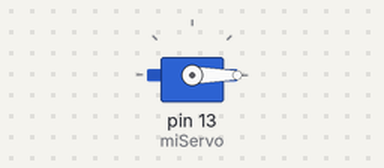
Recording of a sketch running on a simulated Arduino Uno, built with avr-gcc and run on an emulated ATmega328P. Parts: servo.

Above: at 0.15 s.
At 0.3 s:
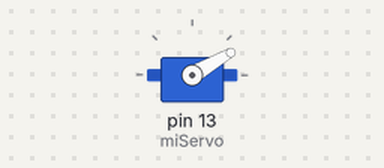
At 0.45 s:
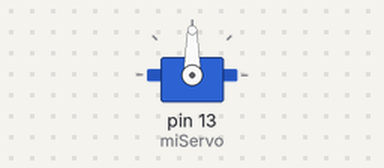
At 0.8 s:
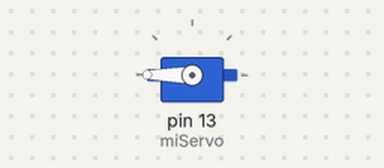
Timing chart, 0 to 3.1 s (numbered marks = the images above):
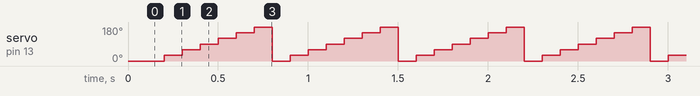

Measured:
- by itself, servo on pin 13 (miServo): repeats every 0.70 s: 60° 0.10 s, 90° 0.10 s, 120° 0.10 s, 150° 0.10 s, 180° 0.10 s, 0° 0.10 s, 30° 0.10 s

The sketch:

servo1.ino
```cpp
/* Realizado: Ing. Nelson Peña.
   Software: Programación de un ServoMotor.
*/
#include <Servo.h>

Servo miServo;//crea un Objeto para manejar un ServoMotor.
int espera = 100;
void setup()
{
  miServo.attach(13);//Asociamos el servomotor al pin 13 del Arduino
  miServo.write(0);// 0 grados al ServoMotor
  delay(espera);
}
/*************************************************/
void loop()
{
    miServo.write(0);
    delay (espera);
    miServo.write(30);
    delay (espera);
    miServo.write(60);
    delay (espera);
    miServo.write(90);
    delay (espera);
    miServo.write(120);
    delay (espera);
    miServo.write(150);
    delay (espera);
    miServo.write(180);
    delay (espera);

}
/**************************************************/
```
